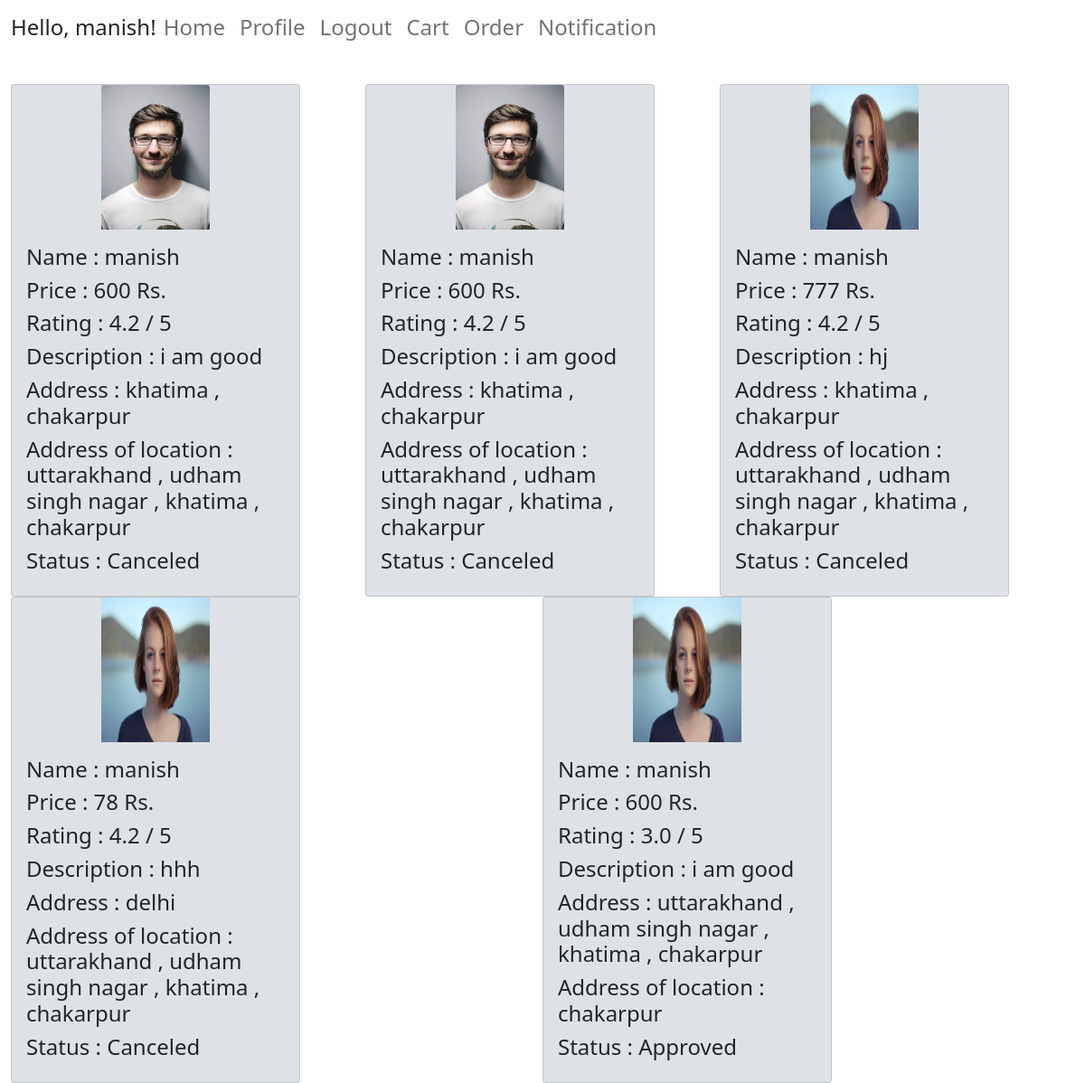
The app's page /order (signed in) with its own data.
### user/models.py (models this page shows, shortened)
class Employee(models.Model):
    user_id = models.CharField(max_length=100 , default=None)
    service = models.CharField(max_length=100 )
    name = models.CharField(max_length=100 )
    category = models.CharField(max_length=100 , default=None)
    cost = models.IntegerField(default = 0)
    rating = models.FloatField(default = 4.2)
    description = models.TextField(default = None)
    address = models.TextField(blank = True , default = None)
    image = models.FileField(upload_to = 'user/static/user/image')

class Choose(models.Model):
    user_id = models.CharField(max_length=100 )
    emp_id = models.CharField(max_length=100 )
    cart = models.BooleanField(default=True)
    address = models.TextField(blank = True , default = None)
    status = models.TextField(blank = True , default = "Not replied")
    order_date = models.DateTimeField(auto_now_add=True)

### user/views.py (the view, shortened to what this page needs)
# urls.py: path('order' , views.order , name = 'order'),
@login_required(login_url='/login')
def order(req , order_pk = None ,  user_pk = None):
    if req.user.is_authenticated:
        user_obj = req.user
        profile_obj = Profile.objects.filter(user = user_obj).first()
        if profile_obj is None:
            return redirect('/login')
    user_obj = req.user
    emplist = []
    if user_pk is None:
        if not order_pk is None:
            choose_obj = Choose.objects.filter(pk = order_pk ).first()
            choose_obj.cart = False
            choose_obj.save()
            messages.success(req, 'Your order is succesfully done .')
            return redirect('/order')
    choose_obj = Choose.objects.filter(user_id = user_obj.id , cart = False ).all()
    for order in choose_obj:
        data=Employee.objects.filter(pk = order.emp_id).first()
        user_obj = User.objects.filter(pk = order.user_id).first()
        profile_obj = Profile.objects.filter(user = user_obj).first()
        if profile_obj is None:
            return redirect('/login')
        Disc={"name":data.name,"image":data.image,"description":data.description,"cost":data.cost,"rating":data.rating,"address":data.address,"location":order.address,"status":order.status,"orderid":order.id}
        emplist.append(Disc)
    return render(req , 'user/order.html' , {'present': len(emplist) , 'employees' : emplist } )

### user/templates/user/order.html (shortened to what this page needs)
{% extends 'user/base.html' %}
{% block content %}
{% load static %}
{% if present == 0 %}
    <h2>No order history</h2>
{% else %}
            <div class="card-group">
                {% for employee in employees %}
                <div class="col" >
                    <div class="card" style="width: 20rem; background-color:#dee2e6;">
                        <img class="card-img-top" style="margin-left: auto;margin-right: auto; width:10vw; height: 20vh"src = "{% static employee.image %}" style="width: 20%; height:10vw;" alt="Card image cap">
                        <div class="card-body">
                            <h4> Name : {{employee.name}}</h4>
                            <h4> Price : {{employee.cost}} Rs.</h4>
                            <h4> Rating : {{employee.rating}} / 5</h4>
                            <h4> Description : {{employee.description}}</h4>
                            <h4> Address : {{employee.address}}</h4>
                            <h4> Address of location : {{employee.location}}</h4>
                            <h4> Status : {{employee.status}}</h4>
                        </div>
                    </div>
                </div>
                {% endfor %}
            </div>
{% endif %}
{% endblock %}

### user/templates/user/base.html (shortened to what this page needs)
<html>
  <head>
    <link href="https://cdn.jsdelivr.net/npm/bootstrap@5.1.3/dist/css/bootstrap.min.css" rel="stylesheet">
  </head>
  <body >
  <div class="container-fluid" >
    <nav class="navbar navbar-expand-lg navbar-light ">
      <h4>Hello, {{ user.username|default:'Guest' }}! </h4>
      <div class="collapse navbar-collapse" id="navbarNav">
        <ul class="navbar-nav">
        <li class="nav-item active">
            <h4><a class="nav-link" href="{% url 'user'%} ">Home </a></h4>
        </li>
      {% if user.is_authenticated %}
        <li class="nav-item active">
            <h4><a class="nav-link" href="{% url 'profile'%} ">Profile </a></h4>
        </li>
        <li class="nav-item active">
            <h4><a class="nav-link" href="{% url 'logout'%} ">Logout </a></h4>
        </li>
        <li class="nav-item">
            <h4><a class="nav-link" href="{% url 'cart'%}">Cart</a></h4>
        </li>
        <li class="nav-item">
            <h4><a class="nav-link" href="{% url 'order'%}">Order</a></h4>
        </li>
        <li class="nav-item">
          <h4><a class="nav-link" href="{% url 'notification'%}">Notification</a></h4>
        </li>
        </ul>
      </div>
      {% endif %}
    </nav>
    <br>
    {% block content %}
    {% endblock %}
  </div>
  </body>
</html>

### records on screen
Employee: image (picture), name "manish" "manish", rating "4.2" "4.2", description "i am good" "i am good", address "khatima , chakarpur" "khatima , chakarpur"
Choose: location "uttarakhand , udham singh nagar , khatima , chakarpur", status "Canceled"
Choose: location "uttarakhand , udham singh nagar , khatima , chakarpur", status "Canceled"
Employee: image (picture), name "manish", rating "4.2", description "hj", address "khatima , chakarpur"
Choose: location "uttarakhand , udham singh nagar , khatima , chakarpur", status "Canceled"
Employee: image (picture), name "manish", rating "4.2", description "hhh", address "delhi"
Choose: location "uttarakhand , udham singh nagar , khatima , chakarpur", status "Canceled"
Employee: image (picture), name "manish", rating "3.0", description "i am good", address "uttarakhand , udham singh nagar , khatima , chakarpur"
Choose: location "chakarpur", status "Approved"

### other values on screen
{{ user.username|default:'Guest' }} "manish"
{{ employee.cost }} "600" "600" "777" "78" "600"
